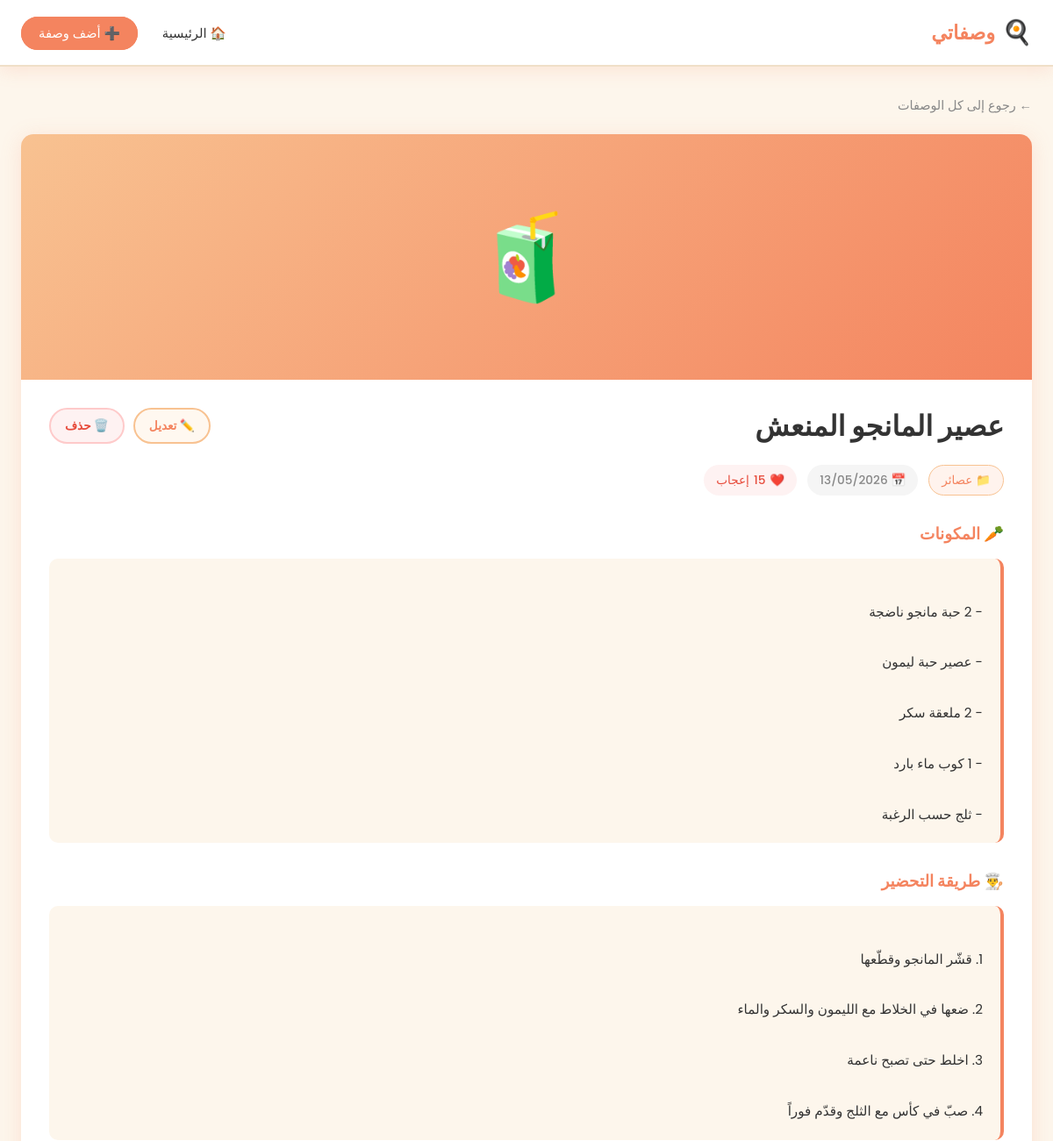
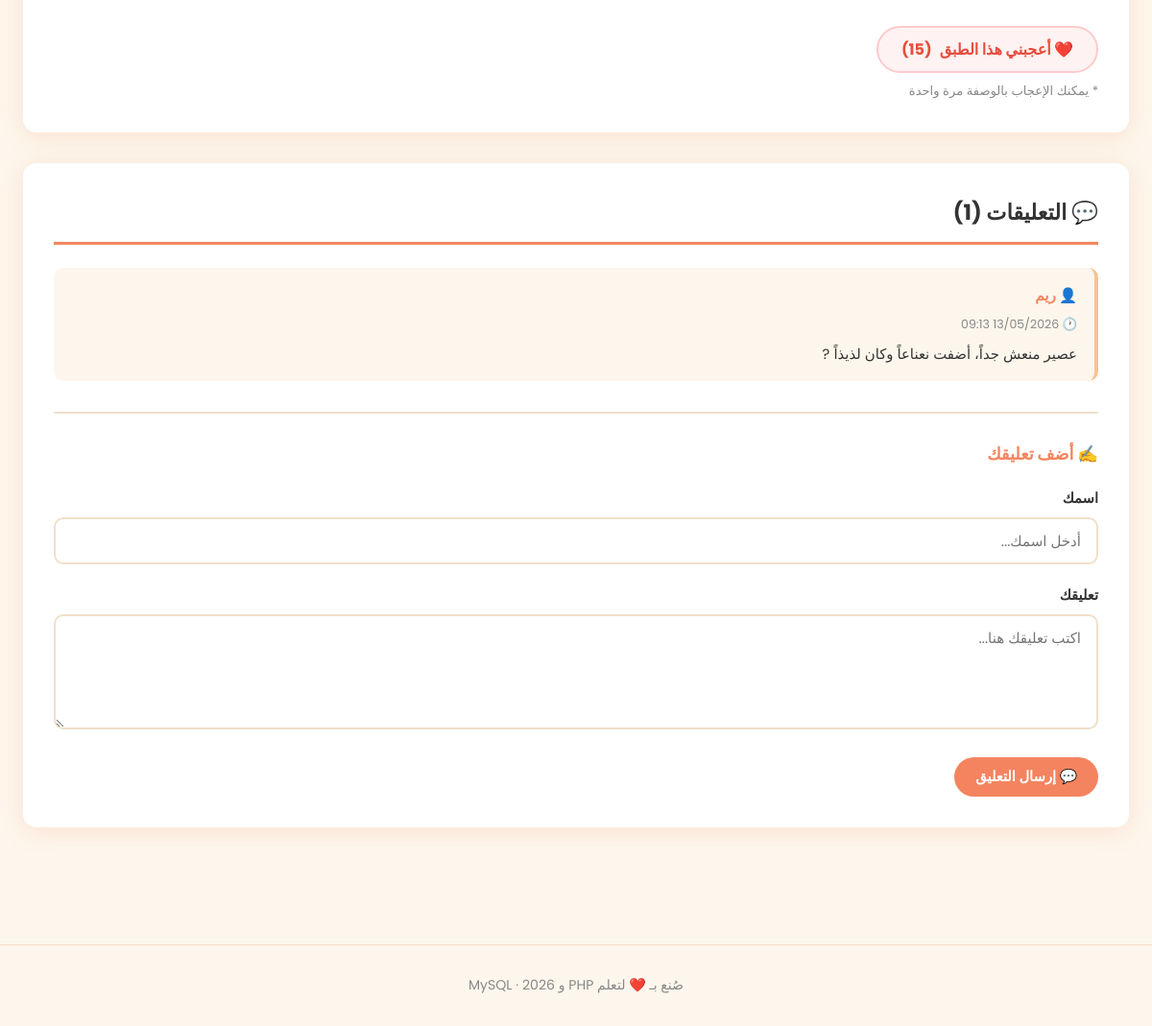
Screenshot of /view.php?id=3 with the database file from the repository (2 pictures, top to bottom).
### tables this page shows
CREATE TABLE IF NOT EXISTS recipes (
    id           INT AUTO_INCREMENT PRIMARY KEY,
    title        VARCHAR(255) NOT NULL              COMMENT 'اسم الوصفة',
    category     VARCHAR(100) NOT NULL              COMMENT 'التصنيف (حلويات، أكلات، عصائر...)',
    ingredients  TEXT         NOT NULL              COMMENT 'المكونات',
    instructions TEXT         NOT NULL              COMMENT 'طريقة التحضير',
    image        VARCHAR(255) DEFAULT 'default.jpg' COMMENT 'اسم ملف الصورة',
    likes        INT          DEFAULT 0             COMMENT 'عدد الإعجابات',
    created_at   DATETIME     DEFAULT CURRENT_TIMESTAMP COMMENT 'تاريخ الإضافة'
);

CREATE TABLE IF NOT EXISTS comments (
    id         INT AUTO_INCREMENT PRIMARY KEY,
    recipe_id  INT          NOT NULL COMMENT 'معرّف الوصفة المرتبطة',
    author     VARCHAR(100) NOT NULL COMMENT 'اسم صاحب التعليق',
    content    TEXT         NOT NULL COMMENT 'نص التعليق',
    created_at DATETIME     DEFAULT CURRENT_TIMESTAMP COMMENT 'تاريخ التعليق',
    FOREIGN KEY (recipe_id) REFERENCES recipes(id) ON DELETE CASCADE
);

### classes/Recipe.php (called while the page is built, shortened)
<?php
class Recipe {
    private $pdo;
    public function __construct($pdo) {
        $this->pdo = $pdo;
    }
    public function getById($id) {
        $stmt = $this->pdo->prepare("SELECT * FROM recipes WHERE id = ?");
        $stmt->execute([$id]);
        return $stmt->fetch();
    }
}

### classes/Comment.php (called while the page is built, shortened)
<?php
class Comment {
    private $pdo;
    public function __construct($pdo) {
        $this->pdo = $pdo;
    }
    public function getByRecipeId($recipe_id) {
        $stmt = $this->pdo->prepare(
            "SELECT * FROM comments WHERE recipe_id = ? ORDER BY created_at DESC"
        );
        $stmt->execute([$recipe_id]);
        return $stmt->fetchAll();
    }
}

### view.php (the view, shortened to what this page needs)
<?php
require_once 'config.php';
require_once 'classes/Recipe.php';
require_once 'classes/Comment.php';
$pdo = getConnection();
$recipeObj  = new Recipe($pdo);
$commentObj = new Comment($pdo);
$id = isset($_GET['id']) ? (int)$_GET['id'] : 0;
$recipe = $recipeObj->getById($id);
$comments = $commentObj->getByRecipeId($id);
?>
<!DOCTYPE html>
<html lang="ar" dir="rtl">
<head>
    <link rel="stylesheet" href="assets/style.css">
</head>
<body>
<nav class="navbar">
    <div class="navbar-inner">
        <a href="index.php" class="navbar-logo">
            <span class="emoji">🍳</span>
            وصفاتي
        </a>
        <ul class="navbar-links">
            <li><a href="index.php">🏠 الرئيسية</a></li>
            <li><a href="add.php" class="btn-add">➕ أضف وصفة</a></li>
        </ul>
    </div>
</nav>
<div class="container">
    <a href="index.php" class="back-link">← رجوع إلى كل الوصفات</a>
    <div class="recipe-detail">
        <?php
        $imgExists = ($recipe['image'] !== 'default.jpg' && file_exists(UPLOAD_DIR . $recipe['image']));
        $emojis = ['حلويات'=>'🍰','أكلات'=>'🍲','عصائر'=>'🧃','سلطات'=>'🥗','شوربات'=>'🥣'];
        ?>
        <?php if ($imgExists): ?>
            <img
                src="<?= htmlspecialchars(UPLOAD_URL . $recipe['image']) ?>"
                alt="<?= htmlspecialchars($recipe['title']) ?>"
                class="recipe-detail-img"
            >
        <?php else: ?>
            <div class="recipe-detail-img-placeholder">
                <?= $emojis[$recipe['category']] ?? '🍽️' ?>
            </div>
        <?php endif; ?>
        <div class="recipe-detail-body">
            <div class="recipe-detail-header">
                <h1 class="recipe-detail-title">
                    <?= htmlspecialchars($recipe['title']) ?>
                </h1>
                <div class="recipe-actions">
                    <a href="edit.php?id=<?= $recipe['id'] ?>" class="btn btn-edit btn-sm">
                        ✏️ تعديل
                    </a>
                    <a
                        href="delete.php?id=<?= $recipe['id'] ?>"
                        class="btn btn-danger btn-sm"
                        onclick="return confirmDelete('<?= addslashes($recipe['title']) ?>')"
                    >
                        🗑️ حذف
                    </a>
                </div>
            </div>
            <div class="recipe-detail-meta">
                <span class="meta-badge category">
                    📁 <?= htmlspecialchars($recipe['category']) ?>
                </span>
                <span class="meta-badge date">
                    📅 <?= date('d/m/Y', strtotime($recipe['created_at'])) ?>
                </span>
                <span class="meta-badge likes">
                    ❤️ <span id="like-count"><?= $recipe['likes'] ?></span> إعجاب
                </span>
            </div>
            <div class="recipe-section">
                <h3>🥕 المكونات</h3>
                <div class="recipe-section-content">
                    <?= nl2br(htmlspecialchars($recipe['ingredients'])) ?>
                </div>
            </div>
            <div class="recipe-section">
                <h3>👨‍🍳 طريقة التحضير</h3>
                <div class="recipe-section-content">
                    <?= nl2br(htmlspecialchars($recipe['instructions'])) ?>
                </div>
            </div>
            <div style="margin-top: 28px;">
                <button
                    id="like-btn"
                    class="like-btn"
                    onclick="likeRecipe(<?= $recipe['id'] ?>)"
                >
                    ❤️ أعجبني هذا الطبق
                    <span id="like-count-btn">(<?= $recipe['likes'] ?>)</span>
                </button>
                <p style="margin-top:8px; font-size:0.82rem; color:#888;">
                    * يمكنك الإعجاب بالوصفة مرة واحدة
                </p>
            </div>
        </div>
    </div>
    <div class="comments-section">
        <h2 class="section-title">
            💬 التعليقات (<?= count($comments) ?>)
        </h2>
        <?php if (empty($comments)): ?>
            <div class="empty-state" style="padding:30px 20px;">
                <div class="empty-icon" style="font-size:3rem;">💬</div>
                <p>لا توجد تعليقات بعد. كن أول من يعلّق!</p>
            </div>
        <?php else: ?>
            <?php foreach ($comments as $comment): ?>
                <div class="comment-card">
                    <div class="comment-author">
                        👤 <?= htmlspecialchars($comment['author']) ?>
                    </div>
                    <div class="comment-date">
                        🕐 <?= date('d/m/Y H:i', strtotime($comment['created_at'])) ?>
                    </div>
                    <p class="comment-text">
                        <?= nl2br(htmlspecialchars($comment['content'])) ?>
                    </p>
                </div>
            <?php endforeach; ?>
        <?php endif; ?>
        <div style="margin-top: 32px; border-top: 2px solid var(--border); padding-top: 28px;">
            <h3 style="font-size:1.1rem; font-weight:700; margin-bottom:18px; color:var(--primary);">
                ✍️ أضف تعليقك
            </h3>
            <form method="POST" action="comment.php">
                <div class="form-group">
                    <label for="author">اسمك</label>
                    <input
                        type="text"
                        id="author"
                        name="author"
                        placeholder="أدخل اسمك..."
                        required
                        maxlength="100"
                    >
                </div>
                <div class="form-group">
                    <label for="content">تعليقك</label>
                    <textarea
                        id="content"
                        name="content"
                        placeholder="اكتب تعليقك هنا..."
                        required
                        rows="4"
                    ></textarea>
                </div>
                <button type="submit" class="btn btn-primary">
                    💬 إرسال التعليق
                </button>
            </form>
        </div>
    </div>
</div>
<footer class="footer">
    <p>صُنع بـ <span>❤️</span> لتعلم PHP و MySQL · <?= date('Y') ?></p>
</footer>
</body>
</html>

### rows the page displays
recipes: category "🧃", title "عصير المانجو المنعش", category "عصائر", created_at "13/05/2026", likes "15", ingredients "- 2 حبة مانجو ناضجة - عصير حبة ليمون - 2 ملعقة سكر - 1 كوب ماء بارد - ثلج حسب الرغبة", instructions "1. قشّر المانجو وقطّعها 2. ضعها في الخلاط مع الليمون والسكر والماء 3. اخلط حتى تصبح ناعمة 4. صبّ في كأس مع الثلج وقدّم فوراً"
comments: author "ريم", created_at "13/05/2026 09:13", content "عصير منعش جداً، أضفت نعناعاً وكان لذيذاً ?"

### other values shown
count($comments) "1"
